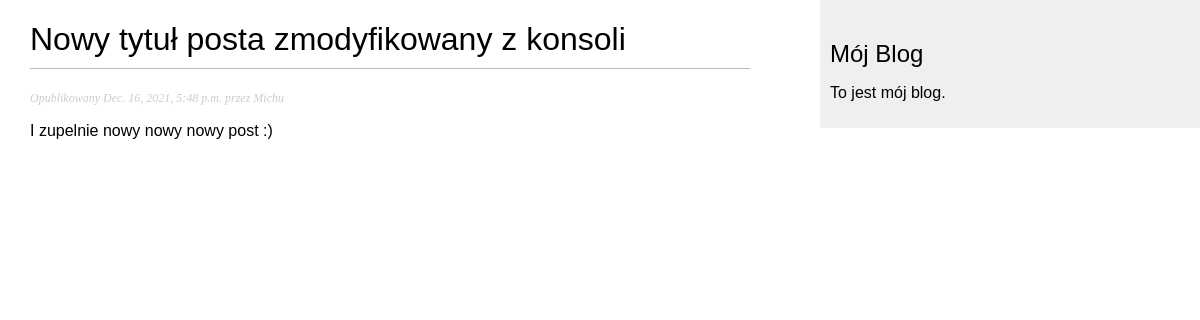
Page /blog/2021/12/16/another-another-post/ on the committed database.
### blog/models.py (models this page shows, shortened)
class Post(models.Model):
    STATUS_CHOICES = (
        ('draft', 'Draft'),
        ('published', 'Published'),
    )
    title = models.CharField(max_length=250)
    slug = models.SlugField(max_length=250,
                            unique_for_date='publish')
    author = models.ForeignKey(User,
                               on_delete=models.CASCADE,
                               related_name='blog_posts')
    body = models.TextField()
    publish = models.DateTimeField(default=timezone.now)
    created = models.DateTimeField(auto_now_add=True)
    updated = models.DateTimeField(auto_now=True)
    status = models.CharField(max_length=10,
                              choices=STATUS_CHOICES,
                              default='draft')
    objects = models.Manager() #Menadżer domyślny
    published = PublishedManager() #Menadzer niestandardowy
    class Meta:
        ordering = ('-publish',)

### blog/views.py (the view)
def post_detail(request, year, month, day, post):
    post = get_object_or_404(Post, slug=post,
                             status='published',
                             publish__year=year,
                             publish__month=month,
                             publish__day=day)
    return render(request,
                  'blog/post/detail.html',
                  {'post': post})

### blog/templates/blog/post/detail.html (shortened to what this page needs)
{% extends "blog/base.html" %}
{% block content %}
    <h1>{{post.title}}</h1>
    <p class="date">
        Opublikowany {{ post.publish }} przez {{ post.author }}
    </p>
    {{post.body|linebreaks }}
{% endblock %}

### blog/static/css/blog.css (style rules this page uses)
body { margin:0; padding:0; font-family:helvetica, sans-serif; }
h1 { font-weight:normal; border-bottom:1px solid #bbb; padding:0 0 10px 0; }
p.date { color:#ccc; font-family: georgia, serif; font-size: 12px; font-style: italic; }

### rows in the picture
Post: title "Nowy tytuł posta zmodyfikowany z konsoli", publish "Dec. 16, 2021, 5:48 p.m.", author "Michu", body "I zupelnie nowy nowy nowy post :)"
